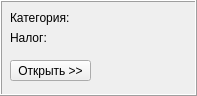
<?xml version="1.0" encoding="UTF-8"?>
<ui version="4.0">
 <class>FormBtnCategory</class>
 <widget class="QWidget" name="FormBtnCategory">
  <property name="geometry">
   <rect>
    <x>0</x>
    <y>0</y>
    <width>197</width>
    <height>96</height>
   </rect>
  </property>
  <property name="windowTitle">
   <string>Form</string>
  </property>
  <widget class="QFrame" name="FrameBtnCategory">
   <property name="geometry">
    <rect>
     <x>0</x>
     <y>0</y>
     <width>197</width>
     <height>96</height>
    </rect>
   </property>
   <property name="frameShape">
    <enum>QFrame::Box</enum>
   </property>
   <property name="frameShadow">
    <enum>QFrame::Raised</enum>
   </property>
   <widget class="QPushButton" name="BtnShow">
    <property name="geometry">
     <rect>
      <x>10</x>
      <y>60</y>
      <width>81</width>
      <height>21</height>
     </rect>
    </property>
    <property name="text">
     <string>Открыть &gt;&gt;</string>
    </property>
   </widget>
   <widget class="QLabel" name="LblTax">
    <property name="geometry">
     <rect>
      <x>10</x>
      <y>30</y>
      <width>161</width>
      <height>16</height>
     </rect>
    </property>
    <property name="text">
     <string>Налог:</string>
    </property>
   </widget>
   <widget class="QLabel" name="LblCategory">
    <property name="geometry">
     <rect>
      <x>10</x>
      <y>10</y>
      <width>161</width>
      <height>16</height>
     </rect>
    </property>
    <property name="text">
     <string>Категория:</string>
    </property>
   </widget>
  </widget>
 </widget>
 <resources/>
 <connections/>
</ui>
